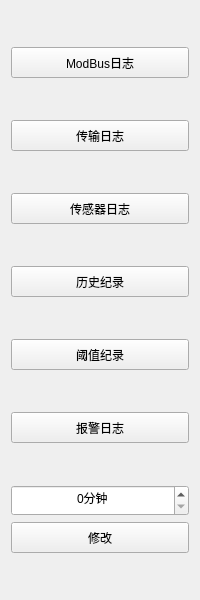
<?xml version="1.0" encoding="UTF-8"?>
<ui version="4.0">
 <class>IP_LogsToolWid</class>
 <widget class="QWidget" name="IP_LogsToolWid">
  <property name="geometry">
   <rect>
    <x>0</x>
    <y>0</y>
    <width>200</width>
    <height>600</height>
   </rect>
  </property>
  <property name="windowTitle">
   <string>Form</string>
  </property>
  <layout class="QVBoxLayout" name="verticalLayout">
   <item>
    <spacer name="verticalSpacer">
     <property name="orientation">
      <enum>Qt::Vertical</enum>
     </property>
     <property name="sizeHint" stdset="0">
      <size>
       <width>20</width>
       <height>40</height>
      </size>
     </property>
    </spacer>
   </item>
   <item>
    <widget class="QPushButton" name="modbusBtn">
     <property name="minimumSize">
      <size>
       <width>0</width>
       <height>31</height>
      </size>
     </property>
     <property name="text">
      <string>ModBus日志</string>
     </property>
    </widget>
   </item>
   <item>
    <spacer name="verticalSpacer_2">
     <property name="orientation">
      <enum>Qt::Vertical</enum>
     </property>
     <property name="sizeHint" stdset="0">
      <size>
       <width>20</width>
       <height>40</height>
      </size>
     </property>
    </spacer>
   </item>
   <item>
    <widget class="QPushButton" name="transBtn">
     <property name="minimumSize">
      <size>
       <width>0</width>
       <height>31</height>
      </size>
     </property>
     <property name="text">
      <string>传输日志</string>
     </property>
    </widget>
   </item>
   <item>
    <spacer name="verticalSpacer_3">
     <property name="orientation">
      <enum>Qt::Vertical</enum>
     </property>
     <property name="sizeHint" stdset="0">
      <size>
       <width>20</width>
       <height>40</height>
      </size>
     </property>
    </spacer>
   </item>
   <item>
    <widget class="QPushButton" name="envBtn">
     <property name="minimumSize">
      <size>
       <width>0</width>
       <height>31</height>
      </size>
     </property>
     <property name="text">
      <string>传感器日志</string>
     </property>
    </widget>
   </item>
   <item>
    <spacer name="verticalSpacer_4">
     <property name="orientation">
      <enum>Qt::Vertical</enum>
     </property>
     <property name="sizeHint" stdset="0">
      <size>
       <width>20</width>
       <height>40</height>
      </size>
     </property>
    </spacer>
   </item>
   <item>
    <widget class="QPushButton" name="recordBtn">
     <property name="minimumSize">
      <size>
       <width>0</width>
       <height>31</height>
      </size>
     </property>
     <property name="text">
      <string>历史纪录</string>
     </property>
    </widget>
   </item>
   <item>
    <spacer name="verticalSpacer_5">
     <property name="orientation">
      <enum>Qt::Vertical</enum>
     </property>
     <property name="sizeHint" stdset="0">
      <size>
       <width>20</width>
       <height>40</height>
      </size>
     </property>
    </spacer>
   </item>
   <item>
    <widget class="QPushButton" name="thresholdBtn">
     <property name="minimumSize">
      <size>
       <width>0</width>
       <height>31</height>
      </size>
     </property>
     <property name="text">
      <string>阈值纪录</string>
     </property>
    </widget>
   </item>
   <item>
    <spacer name="verticalSpacer_6">
     <property name="orientation">
      <enum>Qt::Vertical</enum>
     </property>
     <property name="sizeHint" stdset="0">
      <size>
       <width>20</width>
       <height>40</height>
      </size>
     </property>
    </spacer>
   </item>
   <item>
    <widget class="QPushButton" name="alarmBtn">
     <property name="minimumSize">
      <size>
       <width>0</width>
       <height>31</height>
      </size>
     </property>
     <property name="text">
      <string>报警日志</string>
     </property>
    </widget>
   </item>
   <item>
    <spacer name="verticalSpacer_7">
     <property name="orientation">
      <enum>Qt::Vertical</enum>
     </property>
     <property name="sizeHint" stdset="0">
      <size>
       <width>20</width>
       <height>40</height>
      </size>
     </property>
    </spacer>
   </item>
   <item>
    <widget class="QSpinBox" name="spinBox">
     <property name="minimumSize">
      <size>
       <width>0</width>
       <height>31</height>
      </size>
     </property>
     <property name="alignment">
      <set>Qt::AlignCenter</set>
     </property>
     <property name="suffix">
      <string>分钟</string>
     </property>
     <property name="maximum">
      <number>999</number>
     </property>
    </widget>
   </item>
   <item>
    <widget class="QPushButton" name="timeBtn">
     <property name="minimumSize">
      <size>
       <width>0</width>
       <height>31</height>
      </size>
     </property>
     <property name="text">
      <string>修改</string>
     </property>
    </widget>
   </item>
   <item>
    <spacer name="verticalSpacer_8">
     <property name="orientation">
      <enum>Qt::Vertical</enum>
     </property>
     <property name="sizeHint" stdset="0">
      <size>
       <width>20</width>
       <height>40</height>
      </size>
     </property>
    </spacer>
   </item>
  </layout>
 </widget>
 <resources/>
 <connections/>
</ui>
